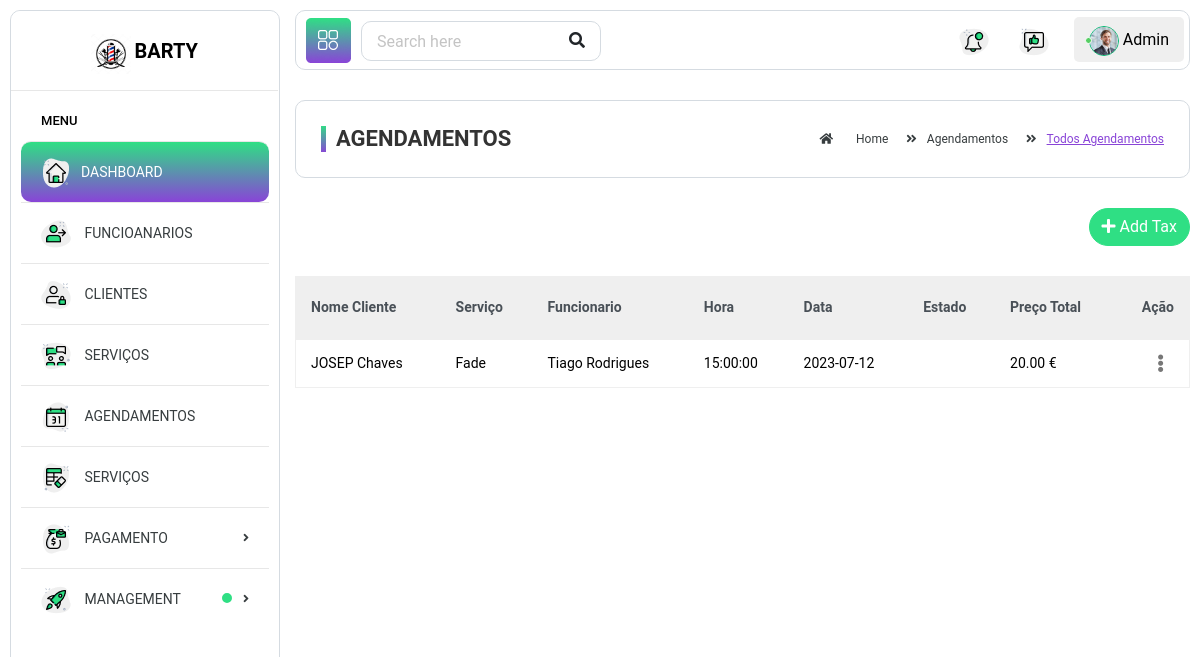
The app's page /B.O/?p=20, older data.
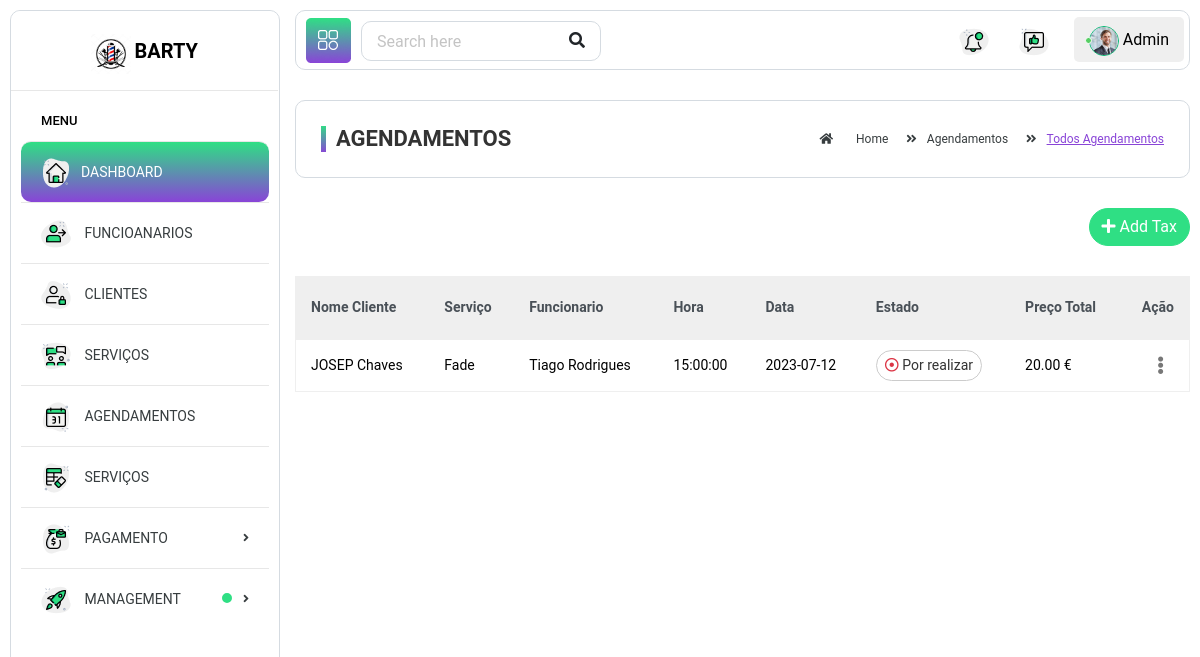
The same page, newer data.
### tables this page shows
CREATE TABLE `agendamentos` (
  `id` int(11) NOT NULL,
  `data` date NOT NULL,
  `hora` time NOT NULL,
  `id_cliente` int(11) NOT NULL,
  `id_funcionario` int(11) NOT NULL,
  `id_servico` int(11) NOT NULL,
  `preco_total` decimal(10,2) NOT NULL,
  `status` enum('por realizar','cancelado','realizado') NOT NULL DEFAULT 'por realizar',
  `cancelar` tinyint(1) NOT NULL DEFAULT 0,
  `razao_cancelar` text DEFAULT NULL,
  `start_time` timestamp NOT NULL DEFAULT current_timestamp(),
  `end_time_expected` datetime DEFAULT NULL
);

CREATE TABLE `clientes` (
  `cliente_id` int(11) NOT NULL,
  `primeiro_nome` varchar(100) NOT NULL,
  `ultimo_nome` varchar(100) NOT NULL,
  `genero` varchar(150) NOT NULL,
  `username` varchar(100) NOT NULL,
  `password` varchar(40) NOT NULL,
  `nif` int(9) NOT NULL,
  `telefone` varchar(20) NOT NULL,
  `email` varchar(100) NOT NULL,
  `data_nascimento` date NOT NULL,
  `data_cadastro` timestamp NOT NULL DEFAULT current_timestamp(),
  `code` int(50) NOT NULL,
  `data_code` datetime DEFAULT NULL,
  `estado_id` int(11) NOT NULL DEFAULT 3
);

CREATE TABLE `servicos` (
  `servico_id` int(11) NOT NULL,
  `nome` varchar(100) NOT NULL,
  `descricao` text NOT NULL,
  `link_img` varchar(300) DEFAULT NULL,
  `tipo` int(4) NOT NULL,
  `preco` decimal(10,2) NOT NULL,
  `tempo_estimado` time NOT NULL,
  `status` enum('disponível,indisponível') NOT NULL
);

CREATE TABLE `funcionarios` (
  `func_id` int(11) NOT NULL,
  `primeiro_nome` varchar(100) NOT NULL,
  `ultimo_nome` varchar(100) NOT NULL,
  `imagem` varchar(500) DEFAULT NULL,
  `genero` varchar(100) NOT NULL,
  `username` varchar(40) NOT NULL,
  `senha` varchar(40) NOT NULL DEFAULT 'barber12345',
  `confirmar_senha` varchar(225) NOT NULL,
  `descricao` varchar(300) NOT NULL,
  `telefone` varchar(20) NOT NULL,
  `email` varchar(100) NOT NULL,
  `data_nascimento` date NOT NULL,
  `funcao` int(11) DEFAULT 1,
  `rede_social` varchar(150) NOT NULL,
  `especializacao` varchar(150) NOT NULL,
  `anos_experiencia` varchar(100) NOT NULL,
  `salario` decimal(10,2) NOT NULL DEFAULT 5.69,
  `horarios_trabalho` time NOT NULL DEFAULT '07:00:00'
);

### B.O/pages/agendamento/todos_agendamento.php (the view, shortened to what the changed rows need)
<div class="page-wrapper">
    <div class="content container-fluid">
        <div class="content-page">
            <div class="row">
                <div class="col-md-12">
                    <div class="table-responsive">
                        <table class="table custom-table mb-0">
                            <thead class="thead-light">
                                <tr>
                                    <th>Nome Cliente</th>
                                    <th>Serviço</th>
                                    <th>Funcionario</th>
                                    <th>Hora</th>
                                    <th>Data</th>
                                    <th>Estado</th>
                                    <th>Preço Total</th>
                                    <th class="text-right">Ação</th>
                                </tr>
                            </thead>
                            <tbody>
                                <?php
                                $sql = "SELECT a.*, c.primeiro_nome AS cliente_primeiro_nome, c.ultimo_nome AS cliente_ultimo_nome, f.primeiro_nome AS func_primeiro_nome, f.ultimo_nome AS func_ultimo_nome, s.nome As servico_nome
                      FROM agendamentos a
                      JOIN clientes c ON a.id_cliente = c.cliente_id
                      JOIN servicos s ON a.id_servico = s.servico_id
                      JOIN funcionarios f ON a.id_funcionario = f.func_id
                      ORDER BY a.data ASC";
                                $result = $conn->query($sql);
                                if ($result->num_rows > 0) {
                                    while ($row = $result->fetch_assoc()) {
                                        $cliente_primeiro_nome = $row['cliente_primeiro_nome'];
                                        $cliente_ultimo_nome = $row['cliente_ultimo_nome'];
                                        $func_primeiro_nome = $row['func_primeiro_nome'];
                                        $func_ultimo_nome = $row['func_ultimo_nome'];
                                        $servico_nome = $row['servico_nome'];
                                        $hora = $row["hora"];
                                        $data = $row["data"];
                                        $preco_total = $row["preco_total"];
                                ?>
                                        <tr>
                                            <td> <?php echo $cliente_primeiro_nome . ' ' . $cliente_ultimo_nome; ?></td>
                                            <td> <?php echo $servico_nome; ?></td>
                                            <td> <?php echo $func_primeiro_nome . ' ' . $func_ultimo_nome; ?></td>
                                            <td><?php echo $hora; ?></td>
                                            <td><?php echo $data; ?></td>
                                            <td>
                                                <?php
                                                $status = $row['status'];
                                                if ($status == 'por realizar') {
                                                    echo '<a class="btn btn-white btn-sm btn-rounded " aria-expanded="false">
                <i class="far fa-dot-circle text-danger"></i> Por realizar
            </a>
          ';
                                                } elseif ($status == 'cancelado') {
                                                    echo '<a class="btn btn-white btn-sm btn-rounded " aria-expanded="false">
                <i class="far fa-dot-circle text-danger"></i> Cancelado
            </a>';
                                                } elseif ($status == 'realizado') {
                                                    echo '<a class="btn btn-white btn-sm btn-rounded " aria-expanded="false">
                <i class="far fa-dot-circle text-success"></i> Realizado
            </a>';
                                                }
                                                ?>
                                            </td>
                                            <td><?php echo $preco_total; ?> €</td>
                                            <td class="text-right">
                                                <div class="dropdown dropdown-action">
                                                    <a href="#" class="action-icon dropdown-toggle" data-toggle="dropdown" aria-expanded="false"><i class="fas fa-ellipsis-v"></i></a>
                                                </div>
                                            </td>
                                        </tr>
                                <?php
                                    }
                                } else {
                                    echo "Nenhum agendamento encontrado.";
                                }
                                ?>
                            </tbody>
                        </table>
                    </div>
                </div>
            </div>
        </div>
    </div>

Row changes from the older to the newer data that the page shows:
changed agendamentos "JOSEP": now shows "Por realizar"
